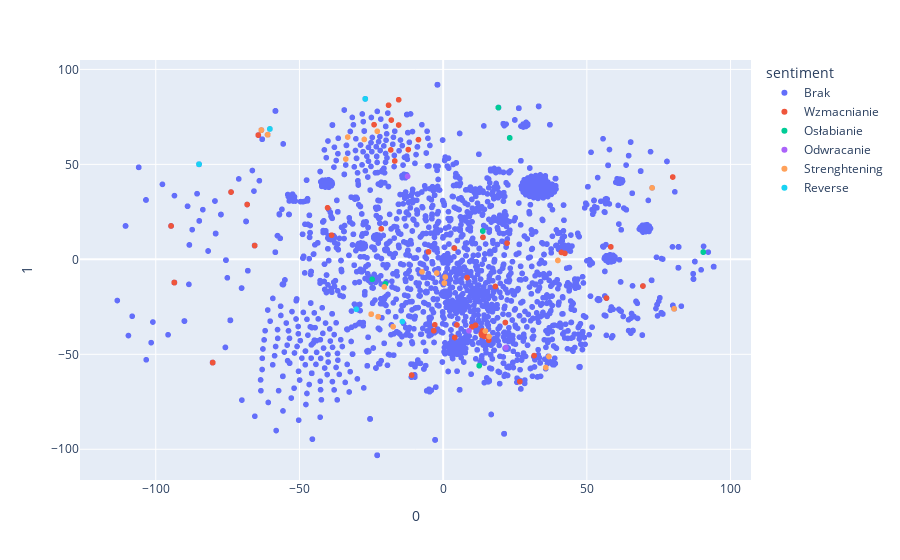

Notebook source saved alongside this figure:
### Code cell
fig = px.scatter(df, x=0, y=1, hover_data=df.columns, color="sentiment")
fig.show()

### Figure 1 — Plotly figure (JSON) as saved in the notebook; plotly's stock layout.template omitted (floating-point values rounded to 4 significant figures; data arrays with more than 128 entries replaced by an {"elided": "..."} marker saying what was removed)
{"data": [{"customdata": {"elided": "3170x2 str values"}, "hovertemplate": "sentiment=%{customdata[1]}<br>0=%{x}<br>1=%{y}<br>label=%{customdata[0]}<extra></extra>", "legendgroup": "Brak", "marker": {"color": "#636efa", "symbol": "circle"}, "mode": "markers", "name": "Brak", "showlegend": true, "type": "scattergl", "x": {"elided": "3170 float values"}, "xaxis": "x", "y": {"elided": "3170 float values"}, "yaxis": "y"}, {"customdata": [["głupia", "Wzmacnianie"], ["w", "Wzmacnianie"], ["jebany", "Wzmacnianie"], ["kurwa", "Wzmacnianie"], ["parchu", "Wzmacnianie"], ["jak", "Wzmacnianie"], ["i", "Wzmacnianie"], ["pajacu", "Wzmacnianie"], ["w", "Wzmacnianie"], ["pospolity", "Wzmacnianie"], ["się", "Wzmacnianie"], ["z", "Wzmacnianie"], ["największych", "Wzmacnianie"], ["debili", "Wzmacnianie"], ["zjeby", "Wzmacnianie"], ["na", "Wzmacnianie"], ["nich", "Wzmacnianie"], ["prostacka", "Wzmacnianie"], ["zakala", "Wzmacnianie"], ["sadownictwa", "Wzmacnianie"], ["i", "Wzmacnianie"], ["zakala", "Wzmacnianie"], ["i", "Wzmacnianie"], ["gnidy", "Wzmacnianie"], ["i", "Wzmacnianie"], ["i", "Wzmacnianie"], ["po", "Wzmacnianie"], ["ty", "Wzmacnianie"], ["stary", "Wzmacnianie"], ["się", "Wzmacnianie"], ["na", "Wzmacnianie"], ["na", "Wzmacnianie"], ["głowę", "Wzmacnianie"], ["już", "Wzmacnianie"], ["zbyt", "Wzmacnianie"], ["późno", "Wzmacnianie"], ["debilu", "Wzmacnianie"], ["debile", "Wzmacnianie"], ["pajacu", "Wzmacnianie"], ["z", "Wzmacnianie"], ["krzywoprzysięzcą", "Wzmacnianie"], ["i", "Wzmacnianie"], ["zakłamanym", "Wzmacnianie"], ["oszustem", "Wzmacnianie"], ["i", "Wzmacnianie"], ["faszysta", "Wzmacnianie"], ["i", "Wzmacnianie"], ["wkurwia", "Wzmacnianie"], ["swastykę", "Wzmacnianie"], ["na", "Wzmacnianie"], ["i", "Wzmacnianie"], ["by", "Wzmacnianie"], ["się", "Wzmacnianie"], ["mi", "Wzmacnianie"], ["trzeba", "Wzmacnianie"], ["mieć", "Wzmacnianie"], ["w", "Wzmacnianie"], ["głowie", "Wzmacnianie"]], "hovertemplate": "sentiment=%{customdata[1]}<br>0=%{x}<br>1=%{y}<br>label=%{customdata[0]}<extra></extra>", "legendgroup": "Wzmacnianie", "marker": {"color": "#EF553B", "symbol": "circle"}, "mode": "markers", "name": "Wzmacnianie", "showlegend": true, "type": "scattergl", "x": [41.14, -73.81, 13.28, 13.7, 13.38, 79.89, -16.84, 14.33, -68.2, 18.17, -80.19, -64.32, -40.22, 4.807, 11.28, -93.54, -21.54, 42.35, 4.036, 13.87, -12.13, 4.035, -24.04, 10.0, -8.588, -18.23, -65.59, 15.85, -5.099, -80.19, -93.54, -93.54, -3.257, -38.81, 58.34, 8.339, 14.4, 31.65, 14.33, -63.25, 0.4279, -18.04, -25.04, -22.61, -15.48, 22.24, -19.0, 21.64, 3.914, -93.54, -15.47, 56.82, -80.19, -10.95, 26.68, 69.52, -94.67, -2.897], "xaxis": "x", "y": [3.636, 35.41, -39.21, -37.7, -39.89, 43.33, 51.78, -40.56, 28.86, -14.29, -54.34, 65.41, 27.14, -34.55, -34.69, -12.22, 16.05, 3.129, -41.15, 11.58, 57.78, -41.15, 70.9, -35.59, 63.02, 57.59, 7.254, -42.58, 3.923, -54.34, -12.22, -12.22, -37.6, 12.71, 6.557, -9.597, -39.83, -50.68, -40.56, 68.05, -12.48, 73.32, -28.86, -30.2, 70.72, 8.534, 81.14, -33.28, 5.922, -12.22, 84.01, -20.4, -54.34, -60.95, -64.38, -14.05, 17.57, -34.48], "yaxis": "y"}, {"customdata": [["A", "Osłabianie"], ["taki", "Osłabianie"], ["był", "Osłabianie"], ["porządny", "Osłabianie"], ["A", "Osłabianie"], ["Pan", "Osłabianie"], ["proszę", "Osłabianie"]], "hovertemplate": "sentiment=%{customdata[1]}<br>0=%{x}<br>1=%{y}<br>label=%{customdata[0]}<extra></extra>", "legendgroup": "Osłabianie", "marker": {"color": "#00cc96", "symbol": "circle"}, "mode": "markers", "name": "Osłabianie", "showlegend": true, "type": "scattergl", "x": [23.17, -24.7, 90.51, -20.09, 19.23, 13.79, 12.55], "xaxis": "x", "y": [63.94, -10.51, 3.833, -12.91, 79.91, 14.92, -55.97], "yaxis": "y"}, {"customdata": [["ja", "Odwracanie"], ["też", "Odwracanie"], ["spierdalam", "Odwracanie"]], "hovertemplate": "sentiment=%{customdata[1]}<br>0=%{x}<br>1=%{y}<br>label=%{customdata[0]}<extra></extra>", "legendgroup": "Odwracanie", "marker": {"color": "#ab63fa", "symbol": "circle"}, "mode": "markers", "name": "Odwracanie", "showlegend": true, "type": "scattergl", "x": [21.82, -12.38, 8.993], "xaxis": "x", "y": [-46.42, 43.66, -37.61], "yaxis": "y"}, {"customdata": [["i", "Strenghtening"], ["i", "Strenghtening"], ["wart", "Strenghtening"], ["z", "Strenghtening"], ["krzywoprzysięzcą", "Strenghtening"], ["i", "Strenghtening"], ["zakłamanym", "Strenghtening"], ["oszustem", "Strenghtening"], ["menda", "Strenghtening"], ["ci", "Strenghtening"], ["łżesz", "Strenghtening"], ["jak", "Strenghtening"], ["bura", "Strenghtening"], ["suka", "Strenghtening"], ["z", "Strenghtening"], ["z", "Strenghtening"], ["faszyzującymi", "Strenghtening"], ["ultrasem", "Strenghtening"], ["i", "Strenghtening"], ["ma", "Strenghtening"], ["zawsze", "Strenghtening"], ["chorzy", "Strenghtening"], ["psychicznie", "Strenghtening"], ["z", "Strenghtening"]], "hovertemplate": "sentiment=%{customdata[1]}<br>0=%{x}<br>1=%{y}<br>label=%{customdata[0]}<extra></extra>", "legendgroup": "Strenghtening", "marker": {"color": "#FFA15A", "symbol": "circle"}, "mode": "markers", "name": "Strenghtening", "showlegend": true, "type": "scattergl", "x": [-27.44, -33.88, -20.46, -63.25, 0.4279, -22.91, -25.04, -22.61, 14.72, 36.79, 15.96, 72.7, 39.93, 39.91, -61.07, -60.29, -2.234, 0.7303, -33.2, 80.36, -7.373, 35.71, -17.41, -61.07], "xaxis": "x", "y": [63.12, 52.8, -14.51, 68.05, -12.48, 67.42, -28.86, -30.2, -37.8, -51.17, -40.64, 37.62, -0.5668, -0.5989, 65.61, 68.64, -7.209, -9.354, 64.37, -26.06, -6.59, -56.96, -35.46, 65.61], "yaxis": "y"}, {"customdata": [["o", "Reverse"], ["osobistej", "Reverse"], ["sympatii", "Reverse"], ["do", "Reverse"], ["z", "Reverse"]], "hovertemplate": "sentiment=%{customdata[1]}<br>0=%{x}<br>1=%{y}<br>label=%{customdata[0]}<extra></extra>", "legendgroup": "Reverse", "marker": {"color": "#19d3f3", "symbol": "circle"}, "mode": "markers", "name": "Reverse", "showlegend": true, "type": "scattergl", "x": [-27.11, -30.21, -14.18, -84.94, -60.29], "xaxis": "x", "y": [84.47, -26.26, -32.75, 50.07, 68.64], "yaxis": "y"}], "layout": {"legend": {"title": {"text": "sentiment"}, "tracegroupgap": 0}, "margin": {"t": 60}, "xaxis": {"anchor": "y", "domain": [0, 1], "title": {"text": "0"}}, "yaxis": {"anchor": "x", "domain": [0, 1], "title": {"text": "1"}}}}
